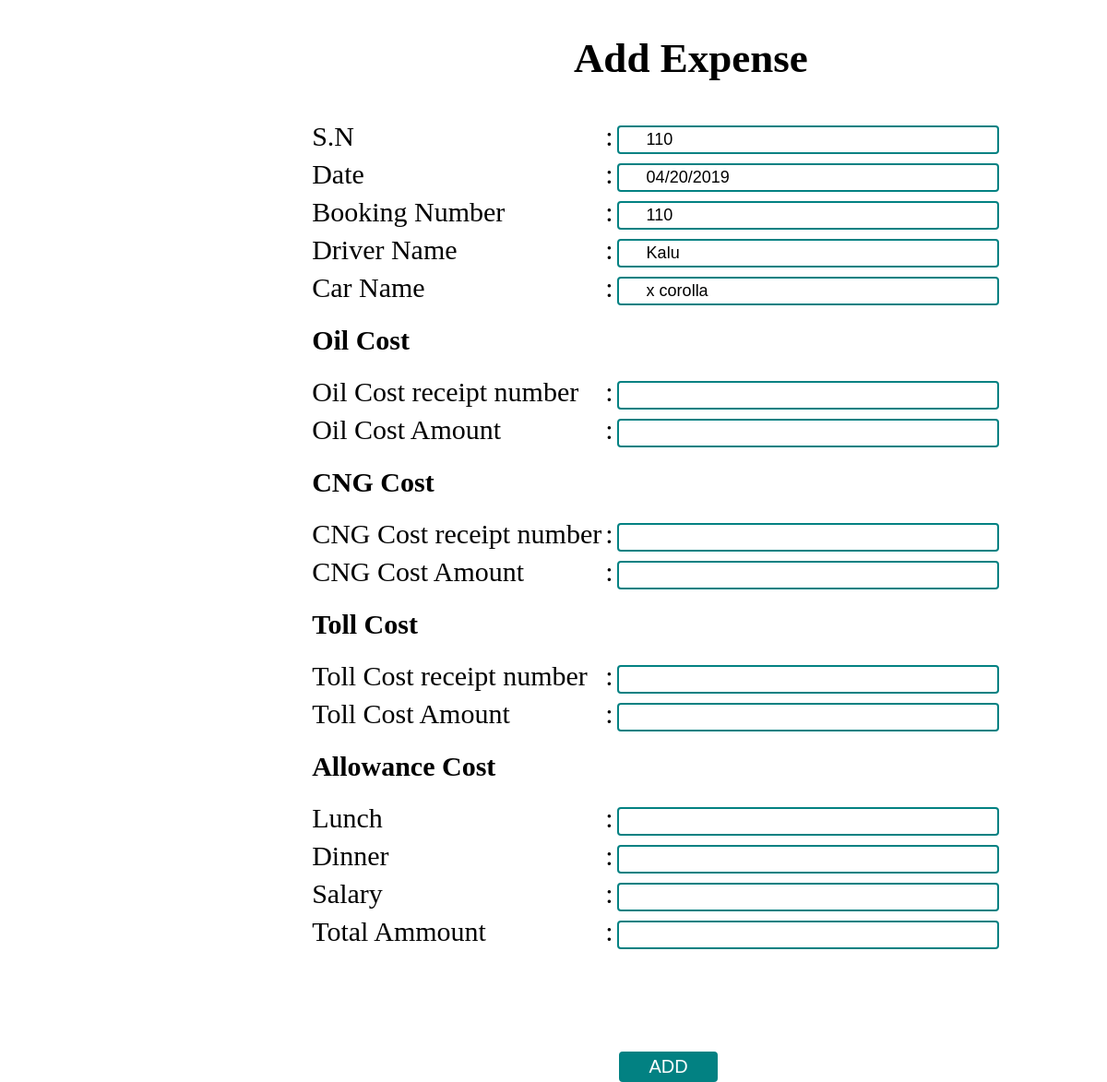
The page /Admin/expense_add.php?add=11 on the database its author committed.
### tables this page shows
CREATE TABLE `expense` (
  `id` int(20) NOT NULL,
  `s_n` varchar(20) NOT NULL,
  `date` varchar(20) NOT NULL,
  `booking_number` varchar(20) NOT NULL,
  `name` varchar(15) NOT NULL,
  `c_name` varchar(20) NOT NULL,
  `oil_number` varchar(20) NOT NULL,
  `oil_amount` varchar(20) NOT NULL,
  `cng_number` varchar(20) NOT NULL,
  `cng_amount` varchar(20) NOT NULL,
  `toll_number` varchar(20) NOT NULL,
  `toll_amount` varchar(20) NOT NULL,
  `lunch` varchar(20) NOT NULL,
  `dinner` varchar(20) NOT NULL,
  `salary` varchar(20) NOT NULL,
  `Total` varchar(255) NOT NULL
);

CREATE TABLE `booking_information` (
  `id` int(20) NOT NULL,
  `s_l` varchar(10) NOT NULL,
  `c_name` varchar(20) NOT NULL,
  `c_address` varchar(20) NOT NULL,
  `c_number` varchar(20) NOT NULL,
  `car_model` varchar(20) NOT NULL,
  `day` varchar(20) NOT NULL,
  `pick_address` varchar(30) NOT NULL,
  `end_address` varchar(20) NOT NULL,
  `date` varchar(255) NOT NULL,
  `driver_name` varchar(20) NOT NULL,
  `assign_car` varchar(20) NOT NULL,
  `amount` varchar(20) NOT NULL,
  `car_track_no` varchar(255) NOT NULL
);

### db_connect/connection.php (called while the page is built, shortened)
<?php
class database
{
	public $servername="localhost";
	public $username="root";
	public $pass="";
	public $dbname="rent_management";
	public $link;
	private function dbconnect(){
		$this->link = new mysqli($this->servername,$this->username,$this->pass,$this->dbname) or die("database failed".$this->link->error."(".$this->link->errno.")");
	}
		public function select($a)
		{
			$scr_querr=$this->link->query($a);
			if($scr_querr->num_rows>0)
			{
				return $scr_querr;
			}
		}
			}
			?>

### Admin/expense_add.php (the view, shortened to what this page needs)
<?php
require_once("../db_connect/connection.php");
$db=new database();
global $sms;
?>
<!DOCTYPE html>
<html>
<head>
  <link rel="stylesheet" type="text/css" href="../public/css/custom.css">
</head>
<body>
<div class="main">
<div class="information cus">
  <h2>Add Expense</h2>
 <?php
   if (isset($_GET['add'])) {
     $book_id = $_GET['add'];
    $select_book = "SELECT * FROM `booking_information` WHERE id = '$book_id'";
    $exe_book = $db->select($select_book);
    while ($row = $exe_book->fetch_assoc()) {
      $driver_name = $row['driver_name'];
      $Car_name = $row['assign_car'];
      $Booking_no = $row['s_l'];
      $Date = $row['date'];
}}?>
   <form action="<?php print $_SERVER['PHP_SELF'];?>" method="post" enctype="multipart/form-data" name="createAdminUser">
  <table>
        <tr>
          <td> S.N</td>
          <td>: </td>
          <td><input type="text" p name="s_n" required readonly value="<?php echo getLastID($db);?>"></td>
        </tr><tr>
          <td> Date</td>
          <td>: </td>
           <td><input id="txtdate" type="text" readonly  name="date" value="<?=$Date; ?>" required></td>
        </tr><tr>
          <td> Booking Number</td>
          <td>: </td>
          <td><input type="text"  name="booking_number"  required readonly value="<?php echo $Booking_no;?>"></td>
        </tr><tr>
          <td>Driver Name</td>
          <td>: </td>
          <td><input type="text" value="<?php echo $driver_name;?>" name="name" readonly></td>
        </tr><tr>
          <td>Car Name</td>
          <td>: </td>
          <td><input type="text" value="<?php echo $Car_name;?>" name="c_name" readonly></td>
        </tr>
        <tr>
          <td> <h4 class="oil-cost">Oil Cost</h4> </td>
         </tr> <tr>
          <td>Oil Cost receipt number</td>
          <td>: </td>
          <td><input type="text" name="oil_number" required></td>
        </tr>
       <tr>
          <td>Oil Cost Amount</td>
          <td>: </td>
          <td><input type="text" id="oil_cost" name="oil_amount" required></td>
        </tr>
        <tr>
          <td> <h4 class="oil-cost">CNG Cost </h4></td>
         </tr> <tr>
          <td>CNG Cost receipt number</td>
          <td>: </td>
          <td><input type="text" name="cng_number" required></td>
        </tr>
      <tr>
          <td>CNG Cost Amount</td>
          <td>: </td>
          <td><input type="text" id="cng_cost" name="cng_amount" required></td>
        </tr>
        <tr>
          <td> <h4 class="oil-cost">Toll Cost</h4> </td>
         </tr> <tr>
          <td>Toll Cost receipt number</td>
          <td>: </td>
          <td><input type="text" name="toll_number" required></td>
        </tr>
        <tr>
          <td>Toll Cost Amount</td>
          <td>: </td>
          <td><input type="text" id="toll_cost" name="toll_amount" required></td>
        </tr>
 <tr>
          <td> <h4 class="oil-cost">Allowance Cost</h4> </td>
         </tr>
 <tr>
          <td>Lunch</td>
          <td>: </td>
          <td><input type="text" id="lunch_cost" name="lunch" required></td>
        </tr>
         <tr>
          <td>Dinner</td>
          <td>: </td>
          <td><input type="text" id="dinner_cost" name="dinner" required></td>
        </tr>
         <tr>
          <td> Salary</td>
          <td>: </td>
          <td><input type="text" id="salary_cost" name="salary" required></td>
        </tr>
         <tr>
          <td>Total Ammount</td>
          <td>: </td>
          <td><input type="text"  id="t_amount" readonly name="t_amount" required></td>
        </tr>
          <td class="danger" colspan="3" align="center"><span><?php print $sms; ?></span></td>
    </table>
        <input type="submit" name="add" value="ADD">
  </form>
</div>
<?php
function getLastID($conn)
{
  $sql = "SELECT MAX(id) FROM expense";
  $result = $conn->select($sql);
  while($row=$result->fetch_array())
  {
    if ($row[0] >= 1)
    {
      $sqlx = "SELECT * FROM expense WHERE id='".$row[0]."'";
      $resultx = $conn->select($sqlx);
      while($rowx=$resultx->fetch_array())
      {
        return $rowx[1] + 1;
      }
    } elseif ($row[0] <= 0) {
      return "101";
    }
  }
}
?>

### public/css/custom.css (style rules this page uses)
body { font-family: cambria; margin: 0; padding: 0; }
td.danger { padding-top: 60px !important; }
.main { margin-left: 20%; font-size: 20px; padding: 0px 0px; }
.information { margin-left: 9%; font-size: 30px; width: 80%; }
input[type=submit] { margin-left: 220px; margin-top: 45px; font-size: 25px; background: #028182; border-radius: 10px; color: white; }
input { padding: 3px 30px; }
.information h2 { margin-left: 10%; text-align: center; }
input[type=submit] { margin-left: 345px; margin-top: 45px; font-size: 25px; background: #028182; border-radius: 10px; color: red; }
input[type=submit] { margin-left: 345px; margin-top: 45px; font-size: 25px; background: #028182; border-radius: 10px; color: white; }
input[type=text] { border: 2px solid #028182; border-radius: 4px; font-size: 18px; width: 350px; }
h4.oil-cost { margin: 17px 0px; }
.information table { margin: 0 auto; }
input[type=submit] { border: 2px solid #028182; border-radius: 4px; font-size: 20px; background: #028182; color: white; }

### rows shown on the page
expense: s_n "110"
booking_information: date "04/20/2019", booking_number "110", name "Kalu", c_name "x corolla"
